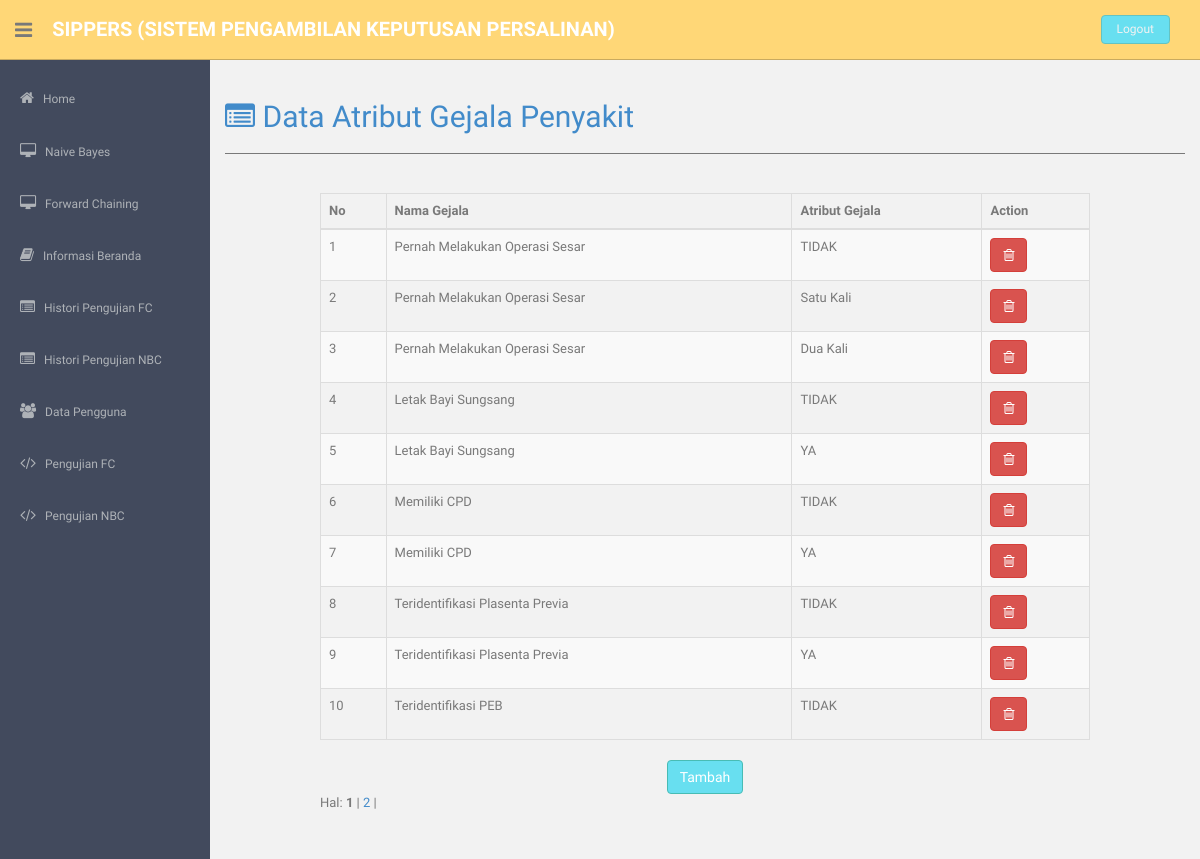
Screenshot of /admin/theme/index.php?page=atribut_penyakitfc (signed in) with the database file from the repository.
### tables this page shows
CREATE TABLE `daftar_atribut` (
  `id_atribut` int(5) NOT NULL AUTO_INCREMENT,
  `id_gejala` int(5) NOT NULL,
  `atribut` varchar(100) NOT NULL,
  PRIMARY KEY (`id_atribut`)
);

CREATE TABLE `daftar_gejala` (
  `id_gejala` int(5) NOT NULL AUTO_INCREMENT,
  `kode_gejala` varchar(5) NOT NULL,
  `gejala` varchar(200) NOT NULL,
  PRIMARY KEY (`id_gejala`)
);

### admin/fc/atribut/lihat_atribut_penyakitfc.php (the view, shortened to what this page needs)
<?php
include "../config/koneksi.php";
include "../config/class_paging.php";
echo"<h2><a  href='?page=atribut_penyakitfc'><i class='fa fa-list-alt'></i> Data Atribut Gejala Penyakit</a></h2><hr>";
$p      = new Paging;
$batas  = 10;
$posisi = $p->cariPosisi($batas);
$query=mysqli_query( $con, "SELECT * FROM daftar_gejala INNER JOIN daftar_atribut ON daftar_gejala.id_gejala = daftar_atribut.id_gejala order by daftar_atribut.id_gejala asc LIMIT $posisi,$batas");
?>
<form method="post" action="?page=input_atribut_penyakitfc" class="col-md-10 col-md-offset-1">
<br><table class="table table-bordered table-striped">
    <thead class="cf">
    <tr>
	<th>No</th>
	<th>Nama Gejala </th>
	<th>Atribut Gejala</th>
	<th>Action</th>
	</tr>
	</thead>
    <tbody>
<?php
$no=$posisi+1;;
while ($hasil=mysqli_fetch_array($query)) {
echo "<tr>
	  <td> $no</td>
	  <td>$hasil[gejala]</td>
	  <td>$hasil[atribut]</td>
	  <td>
		<a href='?page=hapus_atribut_penyakitfc&id=$hasil[id_atribut]' onclick='return confirm(\"Anda yakin ingin menghapus data ini ?\")'> <button type='button' class='btn btn-danger'> <i class='fa fa-trash-o'></i></button></a>
	  </td>
	  </tr>";
$no++;
}
echo'</table>
<center><button class="btn btn-theme" type="submit" >Tambah</button></center>';
	$jmldata = mysqli_num_rows(mysqli_query($con, "SELECT * FROM daftar_gejala INNER JOIN daftar_atribut ON daftar_gejala.id_gejala = daftar_atribut.id_gejala order by daftar_atribut.id_gejala"));
    $jmlhalaman  = $p->jumlahHalaman($jmldata, $batas);
    $linkHalaman = $p->navHalaman($_GET['halaman'], $jmlhalaman);
echo "<div id=paging>Hal: $linkHalaman</div><br>";
?>

### admin/theme/assets/css/style.css (style rules this page uses)
body { color: #797979; background: #f2f2f2; font-family: 'Ruda', sans-serif; padding: 0px !important; margin: 0px !important; font-size:13px; }
a, a:hover, a:focus { text-decoration: none; outline: none; }
.btn-theme { color: #fff; background-color: #68dff0; border-color: #48bcb4; }
hr { margin-top: 20px; margin-bottom: 20px; border: 0; border-top: 1px solid #797979; }

### rows the page displays
daftar_atribut: id_gejala.gejala "Pernah Melakukan Operasi Sesar", atribut "TIDAK"
daftar_atribut: id_gejala.gejala "Pernah Melakukan Operasi Sesar", atribut "Satu Kali"
daftar_atribut: id_gejala.gejala "Pernah Melakukan Operasi Sesar", atribut "Dua Kali"
daftar_atribut: id_gejala.gejala "Letak Bayi Sungsang", atribut "TIDAK"
daftar_atribut: id_gejala.gejala "Letak Bayi Sungsang", atribut "YA"
daftar_atribut: id_gejala.gejala "Memiliki CPD", atribut "TIDAK"
daftar_atribut: id_gejala.gejala "Memiliki CPD", atribut "YA"
daftar_atribut: id_gejala.gejala "Teridentifikasi Plasenta Previa", atribut "TIDAK"
daftar_atribut: id_gejala.gejala "Teridentifikasi Plasenta Previa", atribut "YA"
daftar_atribut: id_gejala.gejala "Teridentifikasi PEB", atribut "TIDAK"
